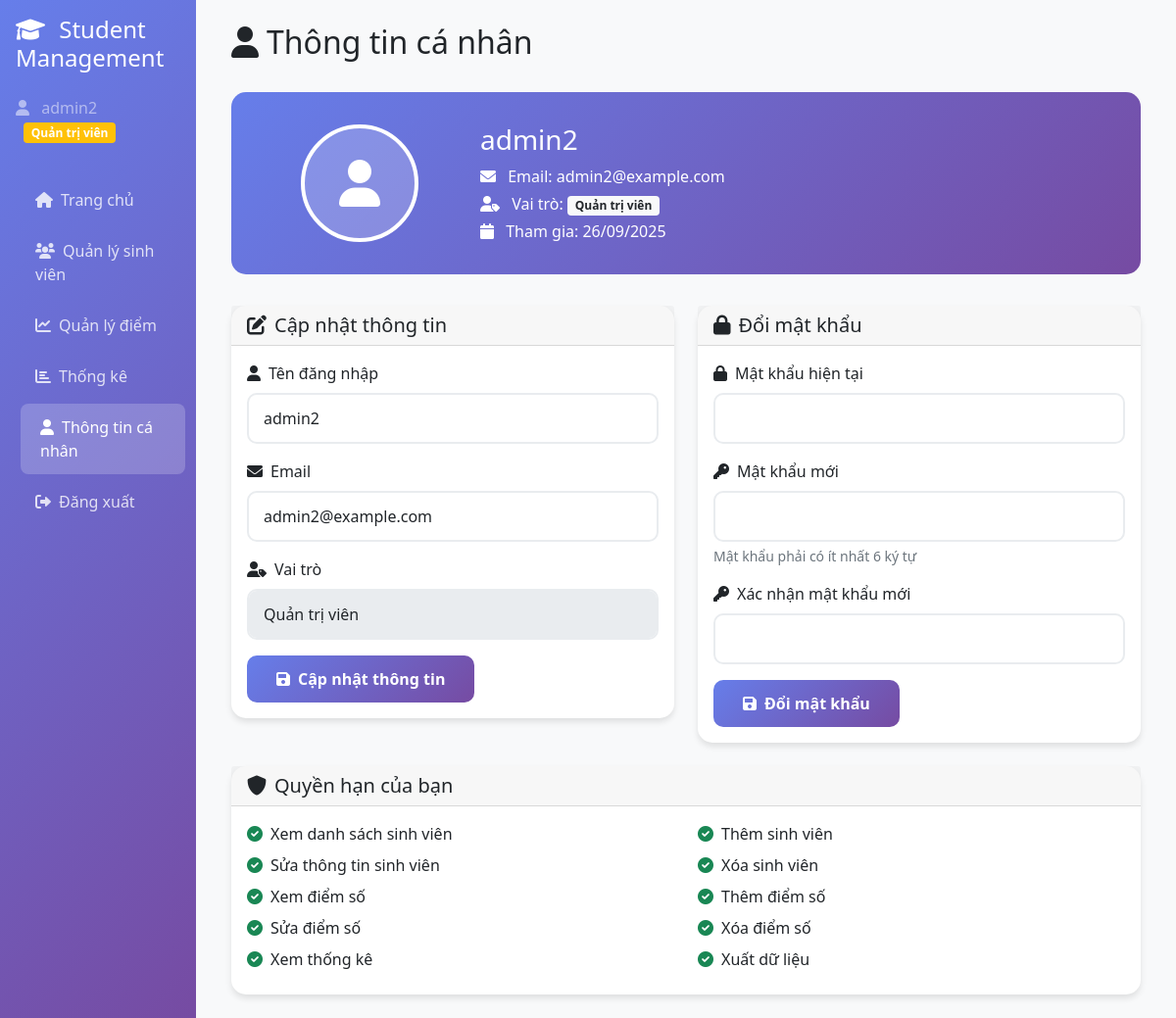
Screenshot of /public/profile.php (signed in) with the database file from the repository.
### tables this page shows
CREATE TABLE IF NOT EXISTS `users` (
  `id` int(11) NOT NULL AUTO_INCREMENT,
  `username` varchar(50) NOT NULL,
  `password` varchar(64) NOT NULL,
  `email` varchar(100) DEFAULT NULL,
  `role` enum('superadmin','admin','teacher','student') DEFAULT 'student',
  `created_at` timestamp NOT NULL DEFAULT current_timestamp(),
  PRIMARY KEY (`id`),
  UNIQUE KEY `username` (`username`),
  KEY `idx_users_username` (`username`),
  KEY `idx_users_email` (`email`)
);

### utils.php (called while the page is built, shortened)
<?php
function getRolePermissions($role)
{
    $permissions = [
        'student' => [
            PERMISSION_VIEW_STUDENTS,
            PERMISSION_VIEW_SCORES
        ],
        'teacher' => [
            PERMISSION_VIEW_STUDENTS,
            PERMISSION_ADD_STUDENTS,
            PERMISSION_EDIT_STUDENTS,
            PERMISSION_VIEW_SCORES,
            PERMISSION_ADD_SCORES,
            PERMISSION_EDIT_SCORES,
            PERMISSION_VIEW_STATISTICS,
            PERMISSION_EXPORT_DATA
        ],
        'admin' => [
            PERMISSION_VIEW_STUDENTS,
            PERMISSION_ADD_STUDENTS,
            PERMISSION_EDIT_STUDENTS,
            PERMISSION_DELETE_STUDENTS,
            PERMISSION_VIEW_SCORES,
            PERMISSION_ADD_SCORES,
            PERMISSION_EDIT_SCORES,
            PERMISSION_DELETE_SCORES,
            PERMISSION_VIEW_STATISTICS,
            PERMISSION_EXPORT_DATA
        ],
        'superadmin' => [
            PERMISSION_VIEW_STUDENTS,
            PERMISSION_ADD_STUDENTS,
            PERMISSION_EDIT_STUDENTS,
            PERMISSION_DELETE_STUDENTS,
            PERMISSION_VIEW_SCORES,
            PERMISSION_ADD_SCORES,
            PERMISSION_EDIT_SCORES,
            PERMISSION_DELETE_SCORES,
            PERMISSION_VIEW_STATISTICS,
            PERMISSION_MANAGE_USERS,
            PERMISSION_EXPORT_DATA
        ]
    ];
    return $permissions[$role] ?? [];
}
function getRoleDisplayName($role)
{
    $roleNames = [
        'student' => 'Sinh viên',
        'teacher' => 'Giảng viên',
        'admin' => 'Quản trị viên',
        'superadmin' => 'Siêu quản trị'
    ];
    return $roleNames[$role] ?? 'Không xác định';
}
function getRoleBadgeClass($role)
{
    $badgeClasses = [
        'student' => 'bg-primary',
        'teacher' => 'bg-success',
        'admin' => 'bg-warning',
        'superadmin' => 'bg-danger'
    ];
    return $badgeClasses[$role] ?? 'bg-secondary';
}
function formatDate($date)
{
    return date('d/m/Y', strtotime($date));
}

### authController.php (called while the page is built, shortened)
<?php
require_once 'config/db.php';
require_once 'utils.php';
class AuthController
{
    private $conn;
    public function __construct()
    {
        $database = new Database();
        $this->conn = $database->getConnection();
    }
    public function getUserById($id)
    {
        $query = "SELECT id, username, email, role, created_at FROM users WHERE id = :id";
        $stmt = $this->conn->prepare($query);
        $stmt->bindParam(':id', $id);
        $stmt->execute();
        return $stmt->fetch(PDO::FETCH_ASSOC);
    }
}

### config/db.php (called while the page is built, shortened)
<?php
class Database {
    private $host = 'localhost';
    private $db_name = 'student_management';
    private $username = 'root';
    private $password = '';
    public function getConnection() {
        $this->conn = null;
        try {
            $host = trim($this->host);
            $db_name = trim($this->db_name);
            $username = trim($this->username);
            $password = trim($this->password);
            $dsn = "mysql:host=" . $host . ";dbname=" . $db_name . ";charset=utf8mb4";
            $this->conn = new PDO($dsn, $username, $password);
            $this->conn->setAttribute(PDO::ATTR_ERRMODE, PDO::ERRMODE_EXCEPTION);
            $this->conn->setAttribute(PDO::ATTR_DEFAULT_FETCH_MODE, PDO::FETCH_ASSOC);
            $this->conn->exec("SET NAMES utf8mb4 COLLATE utf8mb4_unicode_ci");
        } catch(PDOException $exception) {
            $error_msg = "Lỗi kết nối CSDL: " . $exception->getMessage();
            if (strpos($exception->getMessage(), 'Access denied') !== false) {
                $error_msg .= "\n\n⚠️ LƯU Ý: Kiểm tra lại:\n";
                $error_msg .= "- Database name: '" . $this->db_name . "' (có thể có dấu cách thừa)\n";
                $error_msg .= "- Username: '" . $this->username . "'\n";
                $error_msg .= "- Host: '" . $this->host . "'\n";
                $error_msg .= "- Đảm bảo database đã được tạo trên hosting\n";
            }
            echo $error_msg;
        }
        return $this->conn;
    }
}
?>

### public/profile.php (the view, shortened to what this page needs)
<?php
require_once '../utils.php';
require_once '../authController.php';
$authController = new AuthController();
$user = $authController->getUserById($_SESSION['user_id']);
?>
<!DOCTYPE html>
<html lang="vi">
<head>
    <link href="https://cdn.jsdelivr.net/npm/bootstrap@5.1.3/dist/css/bootstrap.min.css" rel="stylesheet">
    <link href="https://cdnjs.cloudflare.com/ajax/libs/font-awesome/6.0.0/css/all.min.css" rel="stylesheet">
</head>
<body>
    <div class="container-fluid">
        <div class="row">
            <div class="col-md-3 col-lg-2 sidebar p-0">
                <div class="p-3">
                    <h4 class="text-white mb-4">
                        <i class="fas fa-graduation-cap me-2"></i>
                        Student Management
                    </h4>
                    <div class="text-white-50 mb-3">
                        <i class="fas fa-user me-2"></i>
                        <?php echo htmlspecialchars($_SESSION['username']); ?>
                        <span class="badge <?php echo getRoleBadgeClass($_SESSION['role']); ?> ms-2">
                            <?php echo getRoleDisplayName($_SESSION['role']); ?>
                        </span>
                    </div>
                </div>
                <nav class="nav flex-column px-3">
                    <a class="nav-link" href="../index.php">
                        <i class="fas fa-home me-2"></i>Trang chủ
                    </a>
                    <a class="nav-link" href="../students/list.php">
                        <i class="fas fa-users me-2"></i>Quản lý sinh viên
                    </a>
                    <a class="nav-link" href="../scores/list.php">
                        <i class="fas fa-chart-line me-2"></i>Quản lý điểm
                    </a>
                    <a class="nav-link" href="../charts/statistics.php">
                        <i class="fas fa-chart-bar me-2"></i>Thống kê
                    </a>
                    <a class="nav-link active" href="profile.php">
                        <i class="fas fa-user me-2"></i>Thông tin cá nhân
                    </a>
                    <a class="nav-link" href="logout.php">
                        <i class="fas fa-sign-out-alt me-2"></i>Đăng xuất
                    </a>
                </nav>
            </div>
            <div class="col-md-9 col-lg-10 main-content">
                <div class="p-4">
                    <div class="d-flex justify-content-between align-items-center mb-4">
                        <h2><i class="fas fa-user me-2"></i>Thông tin cá nhân</h2>
                    </div>
                    <div class="profile-header">
                        <div class="row align-items-center">
                            <div class="col-md-3 text-center">
                                <div class="avatar-large mx-auto">
                                    <i class="fas fa-user"></i>
                                </div>
                            </div>
                            <div class="col-md-9">
                                <h3 class="mb-2"><?php echo htmlspecialchars($user['username']); ?></h3>
                                <p class="mb-1">
                                    <i class="fas fa-envelope me-2"></i>
                                    Email: <?php echo htmlspecialchars($user['email']); ?>
                                </p>
                                <p class="mb-1">
                                    <i class="fas fa-user-tag me-2"></i>
                                    Vai trò:
                                    <span class="badge bg-light text-dark">
                                        <?php echo getRoleDisplayName($user['role']); ?>
                                    </span>
                                </p>
                                <p class="mb-0">
                                    <i class="fas fa-calendar me-2"></i>
                                    Tham gia: <?php echo formatDate($user['created_at']); ?>
                                </p>
                            </div>
                        </div>
                    </div>
                    <div class="row">
                        <div class="col-md-6 mb-4">
                            <div class="card">
                                <div class="card-header">
                                    <h5 class="mb-0"><i class="fas fa-edit me-2"></i>Cập nhật thông tin</h5>
                                </div>
                                <div class="card-body">
                                    <form method="POST">
                                        <div class="mb-3">
                                            <label for="username" class="form-label">
                                                <i class="fas fa-user me-2"></i>Tên đăng nhập
                                            </label>
                                            <input type="text" class="form-control" id="username" name="username"
                                                   value="<?php echo htmlspecialchars($user['username']); ?>" required>
                                        </div>
                                        <div class="mb-3">
                                            <label for="email" class="form-label">
                                                <i class="fas fa-envelope me-2"></i>Email
                                            </label>
                                            <input type="email" class="form-control" id="email" name="email"
                                                   value="<?php echo htmlspecialchars($user['email']); ?>" required>
                                        </div>
                                        <div class="mb-3">
                                            <label class="form-label">
                                                <i class="fas fa-user-tag me-2"></i>Vai trò
                                            </label>
                                            <input type="text" class="form-control"
                                                   value="<?php echo getRoleDisplayName($user['role']); ?>" readonly>
                                        </div>
                                        <button type="submit" class="btn btn-primary">
                                            <i class="fas fa-save me-2"></i>Cập nhật thông tin
                                        </button>
                                    </form>
                                </div>
                            </div>
                        </div>
                        <div class="col-md-6 mb-4">
                            <div class="card">
                                <div class="card-header">
                                    <h5 class="mb-0"><i class="fas fa-lock me-2"></i>Đổi mật khẩu</h5>
                                </div>
                                <div class="card-body">
                                    <form method="POST" id="changePasswordForm">
                                        <div class="mb-3">
                                            <label for="current_password" class="form-label">
                                                <i class="fas fa-lock me-2"></i>Mật khẩu hiện tại
                                            </label>
                                            <input type="password" class="form-control" id="current_password"
                                                   name="current_password" required>
                                        </div>
                                        <div class="mb-3">
                                            <label for="new_password" class="form-label">
                                                <i class="fas fa-key me-2"></i>Mật khẩu mới
                                            </label>
                                            <input type="password" class="form-control" id="new_password"
                                                   name="new_password" required>
                                            <div class="form-text">Mật khẩu phải có ít nhất 6 ký tự</div>
                                        </div>
                                        <div class="mb-3">
                                            <label for="confirm_password" class="form-label">
                                                <i class="fas fa-key me-2"></i>Xác nhận mật khẩu mới
                                            </label>
                                            <input type="password" class="form-control" id="confirm_password"
                                                   name="confirm_password" required>
                                        </div>
                                        <button type="submit" class="btn btn-primary">
                                            <i class="fas fa-save me-2"></i>Đổi mật khẩu
                                        </button>
                                    </form>
                                </div>
                            </div>
                        </div>
                    </div>
                    <div class="card">
                        <div class="card-header">
                            <h5 class="mb-0"><i class="fas fa-shield-alt me-2"></i>Quyền hạn của bạn</h5>
                        </div>
                        <div class="card-body">
                            <div class="row">
                                <?php
                                $permissions = getRolePermissions($user['role']);
                                $permissionNames = [
                                    PERMISSION_VIEW_STUDENTS => 'Xem danh sách sinh viên',
                                    PERMISSION_ADD_STUDENTS => 'Thêm sinh viên',
                                    PERMISSION_EDIT_STUDENTS => 'Sửa thông tin sinh viên',
                                    PERMISSION_DELETE_STUDENTS => 'Xóa sinh viên',
                                    PERMISSION_VIEW_SCORES => 'Xem điểm số',
                                    PERMISSION_ADD_SCORES => 'Thêm điểm số',
                                    PERMISSION_EDIT_SCORES => 'Sửa điểm số',
                                    PERMISSION_DELETE_SCORES => 'Xóa điểm số',
                                    PERMISSION_VIEW_STATISTICS => 'Xem thống kê',
                                    PERMISSION_MANAGE_USERS => 'Quản lý người dùng',
                                    PERMISSION_EXPORT_DATA => 'Xuất dữ liệu'
                                ];
                                foreach ($permissions as $permission): ?>
                                <div class="col-md-6 mb-2">
                                    <div class="d-flex align-items-center">
                                        <i class="fas fa-check-circle text-success me-2"></i>
                                        <span><?php echo $permissionNames[$permission] ?? $permission; ?></span>
                                    </div>
                                </div>
                                <?php endforeach; ?>
                            </div>
                        </div>
                    </div>
                </div>
            </div>
        </div>
    </div>
</body>
</html>

### rows the page displays
users: username "admin2", email "admin2@example.com", role "Quản trị viên", created_at "26/09/2025", role "Xem danh sách sinh viên", role "Thêm sinh viên", role "Sửa thông tin sinh viên", role "Xóa sinh viên", role "Xem điểm số", role "Thêm điểm số", role "Sửa điểm số", role "Xóa điểm số", role "Xem thống kê", role "Xuất dữ liệu"

### other values shown
$_SESSION['username'] "admin2"
getRoleDisplayName($_SESSION['role']) "Quản trị viên"
